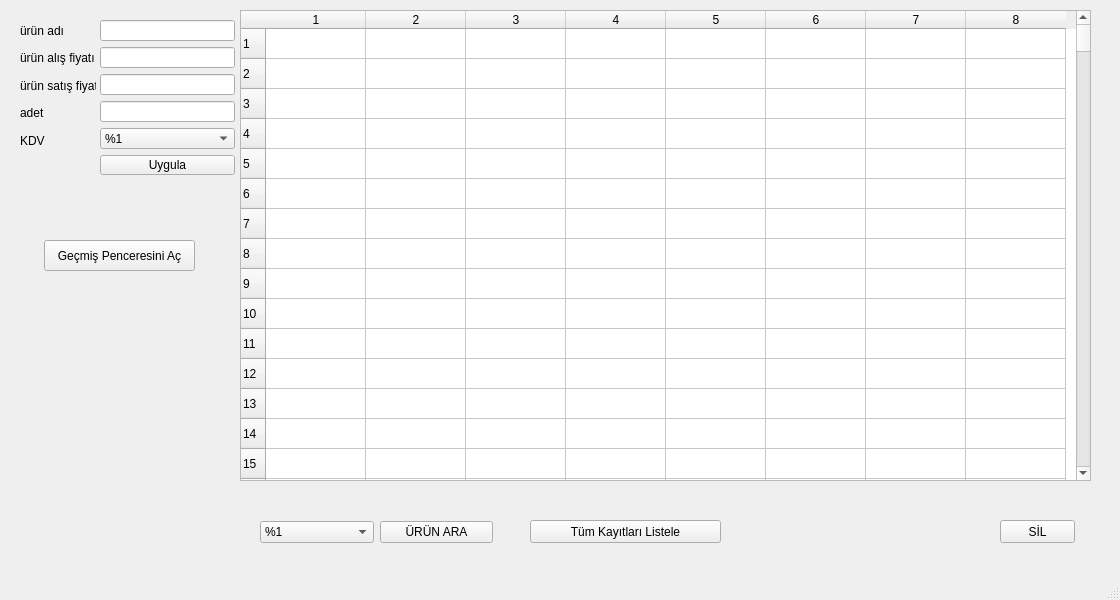
<?xml version="1.0" encoding="UTF-8"?>
<ui version="4.0">
 <class>Anasayfa</class>
 <widget class="QMainWindow" name="Anasayfa">
  <property name="geometry">
   <rect>
    <x>0</x>
    <y>0</y>
    <width>1120</width>
    <height>600</height>
   </rect>
  </property>
  <property name="windowTitle">
   <string>MainWindow</string>
  </property>
  <widget class="QWidget" name="centralwidget">
   <widget class="QTableWidget" name="tbl1">
    <property name="geometry">
     <rect>
      <x>240</x>
      <y>10</y>
      <width>851</width>
      <height>471</height>
     </rect>
    </property>
    <property name="rowCount">
     <number>255</number>
    </property>
    <property name="columnCount">
     <number>8</number>
    </property>
    <row/>
    <row/>
    <row/>
    <row/>
    <row/>
    <row/>
    <row/>
    <row/>
    <row/>
    <row/>
    <row/>
    <row/>
    <row/>
    <row/>
    <row/>
    <row/>
    <row/>
    <row/>
    <row/>
    <row/>
    <row/>
    <row/>
    <row/>
    <row/>
    <row/>
    <row/>
    <row/>
    <row/>
    <row/>
    <row/>
    <row/>
    <row/>
    <row/>
    <row/>
    <row/>
    <row/>
    <row/>
    <row/>
    <row/>
    <row/>
    <row/>
    <row/>
    <row/>
    <row/>
    <row/>
    <row/>
    <row/>
    <row/>
    <row/>
    <row/>
    <row/>
    <row/>
    <row/>
    <row/>
    <row/>
    <row/>
    <row/>
    <row/>
    <row/>
    <row/>
    <row/>
    <row/>
    <row/>
    <row/>
    <row/>
    <row/>
    <row/>
    <row/>
    <row/>
    <row/>
    <row/>
    <row/>
    <row/>
    <row/>
    <row/>
    <row/>
    <row/>
    <row/>
    <row/>
    <row/>
    <row/>
    <row/>
    <row/>
    <row/>
    <row/>
    <row/>
    <row/>
    <row/>
    <row/>
    <row/>
    <row/>
    <row/>
    <row/>
    <row/>
    <row/>
    <row/>
    <row/>
    <row/>
    <row/>
    <row/>
    <row/>
    <row/>
    <row/>
    <row/>
    <row/>
    <row/>
    <row/>
    <row/>
    <row/>
    <row/>
    <row/>
    <row/>
    <row/>
    <row/>
    <row/>
    <row/>
    <row/>
    <row/>
    <row/>
    <row/>
    <row/>
    <row/>
    <row/>
    <row/>
    <row/>
    <row/>
    <row/>
    <row/>
    <row/>
    <row/>
    <row/>
    <row/>
    <row/>
    <row/>
    <row/>
    <row/>
    <row/>
    <row/>
    <row/>
    <row/>
    <row/>
    <row/>
    <row/>
    <row/>
    <row/>
    <row/>
    <row/>
    <row/>
    <row/>
    <row/>
    <row/>
    <row/>
    <row/>
    <row/>
    <row/>
    <row/>
    <row/>
    <row/>
    <row/>
    <row/>
    <row/>
    <row/>
    <row/>
    <row/>
    <row/>
    <row/>
    <row/>
    <row/>
    <row/>
    <row/>
    <row/>
    <row/>
    <row/>
    <row/>
    <row/>
    <row/>
    <row/>
    <row/>
    <row/>
    <row/>
    <row/>
    <row/>
    <row/>
    <row/>
    <row/>
    <row/>
    <row/>
    <row/>
    <row/>
    <row/>
    <row/>
    <row/>
    <row/>
    <row/>
    <row/>
    <row/>
    <row/>
    <row/>
    <row/>
    <row/>
    <row/>
    <row/>
    <row/>
    <row/>
    <row/>
    <row/>
    <row/>
    <row/>
    <row/>
    <row/>
    <row/>
    <row/>
    <row/>
    <row/>
    <row/>
    <row/>
    <row/>
    <row/>
    <row/>
    <row/>
    <row/>
    <row/>
    <row/>
    <row/>
    <row/>
    <row/>
    <row/>
    <row/>
    <row/>
    <row/>
    <row/>
    <row/>
    <row/>
    <row/>
    <row/>
    <row/>
    <row/>
    <row/>
    <row/>
    <row/>
    <row/>
    <row/>
    <row/>
    <row/>
    <row/>
    <row/>
    <row/>
    <row/>
    <row/>
    <row/>
    <row/>
    <row/>
    <row/>
    <row/>
    <row/>
    <column/>
    <column/>
    <column/>
    <column/>
    <column/>
    <column/>
    <column/>
    <column/>
   </widget>
   <widget class="QPushButton" name="btn3">
    <property name="geometry">
     <rect>
      <x>1000</x>
      <y>520</y>
      <width>75</width>
      <height>23</height>
     </rect>
    </property>
    <property name="text">
     <string>SİL</string>
    </property>
   </widget>
   <widget class="QWidget" name="layoutWidget">
    <property name="geometry">
     <rect>
      <x>100</x>
      <y>20</y>
      <width>135</width>
      <height>155</height>
     </rect>
    </property>
    <layout class="QVBoxLayout" name="verticalLayout">
     <item>
      <widget class="QLineEdit" name="lne1"/>
     </item>
     <item>
      <widget class="QLineEdit" name="lne2"/>
     </item>
     <item>
      <widget class="QLineEdit" name="lne3"/>
     </item>
     <item>
      <widget class="QLineEdit" name="lne4"/>
     </item>
     <item>
      <widget class="QComboBox" name="cmb1">
       <item>
        <property name="text">
         <string>%1</string>
        </property>
       </item>
       <item>
        <property name="text">
         <string>%10</string>
        </property>
       </item>
       <item>
        <property name="text">
         <string>%20</string>
        </property>
       </item>
      </widget>
     </item>
     <item>
      <widget class="QPushButton" name="btn1">
       <property name="text">
        <string>Uygula</string>
       </property>
      </widget>
     </item>
    </layout>
   </widget>
   <widget class="QWidget" name="layoutWidget">
    <property name="geometry">
     <rect>
      <x>260</x>
      <y>520</y>
      <width>233</width>
      <height>25</height>
     </rect>
    </property>
    <layout class="QHBoxLayout" name="horizontalLayout">
     <item>
      <widget class="QComboBox" name="cmb2">
       <item>
        <property name="text">
         <string>%1</string>
        </property>
       </item>
       <item>
        <property name="text">
         <string>%10</string>
        </property>
       </item>
       <item>
        <property name="text">
         <string>%20</string>
        </property>
       </item>
      </widget>
     </item>
     <item>
      <widget class="QPushButton" name="btn2">
       <property name="text">
        <string>ÜRÜN ARA</string>
       </property>
      </widget>
     </item>
    </layout>
   </widget>
   <widget class="QWidget" name="layoutWidget">
    <property name="geometry">
     <rect>
      <x>20</x>
      <y>20</y>
      <width>76</width>
      <height>131</height>
     </rect>
    </property>
    <layout class="QVBoxLayout" name="verticalLayout_2">
     <item>
      <layout class="QHBoxLayout" name="horizontalLayout_3">
       <item>
        <widget class="QLabel" name="lbl1">
         <property name="text">
          <string>ürün adı</string>
         </property>
        </widget>
       </item>
      </layout>
     </item>
     <item>
      <widget class="QLabel" name="lbl2">
       <property name="text">
        <string>ürün alış fiyatı</string>
       </property>
      </widget>
     </item>
     <item>
      <widget class="QLabel" name="lbl3">
       <property name="text">
        <string>ürün satış fiyatı</string>
       </property>
      </widget>
     </item>
     <item>
      <widget class="QLabel" name="lbl4">
       <property name="text">
        <string>adet</string>
       </property>
      </widget>
     </item>
     <item>
      <widget class="QLabel" name="lbl5">
       <property name="text">
        <string>KDV</string>
       </property>
      </widget>
     </item>
    </layout>
   </widget>
   <widget class="QPushButton" name="btn4">
    <property name="geometry">
     <rect>
      <x>530</x>
      <y>520</y>
      <width>191</width>
      <height>23</height>
     </rect>
    </property>
    <property name="text">
     <string>Tüm Kayıtları Listele</string>
    </property>
   </widget>
   <widget class="QPushButton" name="btn5">
    <property name="geometry">
     <rect>
      <x>44</x>
      <y>240</y>
      <width>151</width>
      <height>31</height>
     </rect>
    </property>
    <property name="text">
     <string>Geçmiş Penceresini Aç</string>
    </property>
   </widget>
  </widget>
  <widget class="QMenuBar" name="menubar">
   <property name="geometry">
    <rect>
     <x>0</x>
     <y>0</y>
     <width>1120</width>
     <height>21</height>
    </rect>
   </property>
  </widget>
  <widget class="QStatusBar" name="statusbar"/>
 </widget>
 <resources/>
 <connections/>
</ui>
